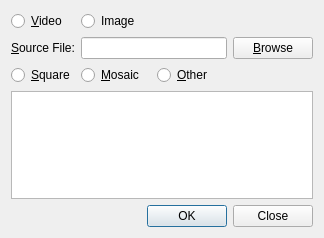
<?xml version="1.0" encoding="UTF-8"?>
<ui version="4.0">
 <class>DetectDialog</class>
 <widget class="QDialog" name="DetectDialog">
  <property name="geometry">
   <rect>
    <x>0</x>
    <y>0</y>
    <width>324</width>
    <height>238</height>
   </rect>
  </property>
  <property name="windowTitle">
   <string>Face Detection</string>
  </property>
  <layout class="QGridLayout">
   <item row="4" column="0" colspan="4">
    <widget class="QTextEdit" name="outputTextEdit">
     <property name="readOnly">
      <bool>true</bool>
     </property>
    </widget>
   </item>
   <item row="1" column="1" colspan="2">
    <widget class="QLineEdit" name="sourceFileEdit"/>
   </item>
   <item row="5" column="1" colspan="3">
    <widget class="QDialogButtonBox" name="buttonBox">
     <property name="orientation">
      <enum>Qt::Horizontal</enum>
     </property>
     <property name="standardButtons">
      <set>QDialogButtonBox::Close|QDialogButtonBox::Ok</set>
     </property>
    </widget>
   </item>
   <item row="1" column="3">
    <widget class="QPushButton" name="browseButton">
     <property name="sizePolicy">
      <sizepolicy hsizetype="Fixed" vsizetype="Fixed">
       <horstretch>0</horstretch>
       <verstretch>0</verstretch>
      </sizepolicy>
     </property>
     <property name="text">
      <string>&amp;Browse</string>
     </property>
     <property name="shortcut">
      <string>Alt+B</string>
     </property>
    </widget>
   </item>
   <item row="1" column="0">
    <widget class="QLabel" name="sourceFileLabel">
     <property name="sizePolicy">
      <sizepolicy hsizetype="Fixed" vsizetype="Preferred">
       <horstretch>0</horstretch>
       <verstretch>0</verstretch>
      </sizepolicy>
     </property>
     <property name="frameShape">
      <enum>QFrame::NoFrame</enum>
     </property>
     <property name="frameShadow">
      <enum>QFrame::Plain</enum>
     </property>
     <property name="text">
      <string>&amp;Source File:</string>
     </property>
     <property name="buddy">
      <cstring>sourceFileEdit</cstring>
     </property>
    </widget>
   </item>
   <item row="0" column="0">
    <widget class="QRadioButton" name="VideoRadioButton">
     <property name="text">
      <string>&amp;Video</string>
     </property>
     <attribute name="buttonGroup">
      <string notr="true">buttonGroup_2</string>
     </attribute>
    </widget>
   </item>
   <item row="0" column="1">
    <widget class="QRadioButton" name="ImageRadioButton">
     <property name="text">
      <string>Image</string>
     </property>
     <attribute name="buttonGroup">
      <string notr="true">buttonGroup_2</string>
     </attribute>
    </widget>
   </item>
   <item row="3" column="1">
    <widget class="QRadioButton" name="mosaicRadioButton">
     <property name="text">
      <string>&amp;Mosaic</string>
     </property>
     <attribute name="buttonGroup">
      <string notr="true">buttonGroup</string>
     </attribute>
    </widget>
   </item>
   <item row="3" column="0">
    <widget class="QRadioButton" name="squareRadioButton">
     <property name="text">
      <string>&amp;Square</string>
     </property>
     <attribute name="buttonGroup">
      <string notr="true">buttonGroup</string>
     </attribute>
    </widget>
   </item>
   <item row="3" column="2">
    <widget class="QRadioButton" name="otherRadioButton">
     <property name="text">
      <string>&amp;Other</string>
     </property>
     <attribute name="buttonGroup">
      <string notr="true">buttonGroup</string>
     </attribute>
    </widget>
   </item>
  </layout>
 </widget>
 <tabstops>
  <tabstop>sourceFileEdit</tabstop>
  <tabstop>browseButton</tabstop>
  <tabstop>outputTextEdit</tabstop>
 </tabstops>
 <resources/>
 <connections/>
 <buttongroups>
  <buttongroup name="buttonGroup_2"/>
  <buttongroup name="buttonGroup"/>
 </buttongroups>
</ui>
